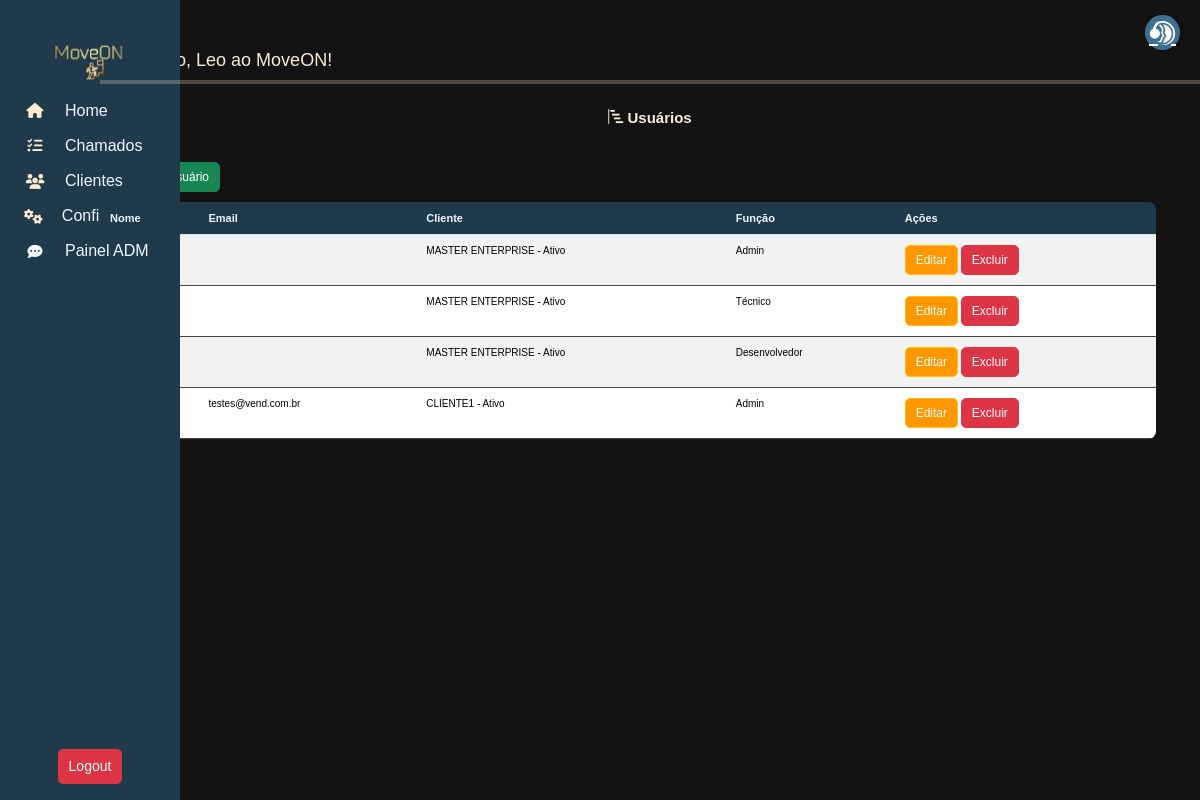
Screenshot of /move/users/list (signed in) with the database file from the repository.
### move_on/models.py (models this page shows, shortened)
class User(AbstractUser):
    client = models.ForeignKey(Profile, on_delete=models.CASCADE, related_name="users", null=True, blank=True, db_column='client')
    role = models.ForeignKey(Role, on_delete=models.SET_NULL, null=True, blank=True, db_column='role')
    groups = models.ManyToManyField(
        'auth.Group',
        related_name='move_on_users',
        blank=True
    )
    user_permissions = models.ManyToManyField(
        'auth.Permission',
        related_name='move_on_users',
        blank=True
    )
    class Meta:
        db_table = "users"

class Profile(models.Model):
    name = models.CharField("Nome da Empresa", max_length=150)
    document = models.CharField("CPF/CNPJ", max_length=18, unique=True)
    email = models.EmailField("E-mail", unique=True)
    phone = models.CharField("Telefone", max_length=20, blank=True, null=True)
    active = models.BooleanField("Ativo?", default=True)
    created_at = models.DateTimeField("Criado em", auto_now_add=True)
    class Meta:
        db_table = "profiles"
    def __str__(self):
        return f"{self.name} - {'Ativo' if self.active else 'Inativo'}"

class Role(models.Model):
    name = models.CharField("Nome do Papel", max_length=50, unique=True)
    description = models.TextField("Descrição", blank=True, null=True)
    class Meta:
        db_table = "roles"
    def __str__(self):
        return self.name

### move_on/views.py (the view)
# urls.py: path("users/list", UserListView.as_view(), name="user_list"),
class UserListView(LoginRequiredMixin, ListView):
    model = User
    template_name = "User/user_list.html"
    context_object_name = "users"

### move_on/templates/User/user_list.html (shortened to what this page needs)
{% extends "Menu/menu.html" %}
{% block content %}
<link rel="stylesheet" href="https://cdn.jsdelivr.net/npm/bootstrap-icons/font/bootstrap-icons.css" />
<h4 style="margin: 25px; text-align: center">
  <i class="bi bi-bar-chart-steps"></i> Usuários
</h4>
<a href="{% url 'user_form' %}" class="btn btn-success" style="margin: 10px">
   Novo Usuário
</a>
<div class="table-responsive">
  <table class="table table-sm table-striped" id="ticketTable">
    <thead class="text-center">
      <tr>
        <th>Nome</th>
        <th>Email</th>
        <th>Cliente</th>
        <th>Função</th>
        <th>Ações</th>
      </tr>
    </thead>
    <tbody>
      {% for user in users %}
      <tr>
        <td>{{ user.username }}</td>
        <td>{{ user.email }}</td>
        <td>{{ user.client }}</td>
        <td>{{ user.role }}</td>
        <td>
          <a href="{% url 'user_update' user.id %}" class="btn btn-sm btn-warning">Editar</a>
          <a href="{% url 'user_delete' user.id %}" class="btn btn-sm btn-danger">Excluir</a>
        </td>
      </tr>
      {% empty %}
      <tr>
        <td colspan="5" class="text-center">Nenhuma Equipe encontrada.</td>
      </tr>
      {% endfor %}
    </tbody>
  </table>
</div>
<link rel="stylesheet" href="https://code.jquery.com/ui/1.12.1/themes/smoothness/jquery-ui.css">
{% endblock %}

### move_on/templates/Menu/menu.html (shortened to what this page needs)
{% load static %}
<head>
  <link href="https://cdn.jsdelivr.net/npm/bootstrap@5.3.3/dist/css/bootstrap.min.css" rel="stylesheet" />
  <link rel="stylesheet" href="https://cdnjs.cloudflare.com/ajax/libs/font-awesome/6.5.1/css/all.min.css" />
  <link rel="stylesheet" href="{% static 'css/styles.css' %}" />
</head>
<body>
  <nav class="sidebar">
    <h6> <img src="{% static 'image/moveon.png' %}" style="width: 100px; height:50px;"></h6>
    {% if user.is_authenticated %}
    <a href="/" data-bs-toggle="tooltip" data-bs-placement="right" title="Home">
      <i class="fas fa-home"></i> <span>Home</span>
    </a>
    <a href="{% url 'ticket_list' %}" data-bs-toggle="tooltip" data-bs-placement="right" title="Chamados">
      <i class="fas fa-tasks"></i> <span>Chamados</span>
    </a>
    <a href="{%url 'profile_list'%}" data-bs-toggle="tooltip" data-bs-placement="right" title="Clientes">
      <i class="fas fa-users"></i> <span>Clientes</span>
    </a>
    <a href="{% url 'params' %}" data-bs-toggle="tooltip" data-bs-placement="right" title="Configurações">
      <i class="fas fa-cogs"></i> <span>Configurações</span>
    </a>
    <a href="{% url 'chat_admin_panel' %}" data-bs-toggle="tooltip" data-bs-placement="right" title="Painel">
      <i class="fa-solid fa-comment-dots"></i><span>Painel ADM</span>
    </a>
    <form method="POST" action="{% url 'logout' %}">
      <button type="submit" class="btn btn-danger-2 w-100">Logout</button>
    </form>
    {% else %}
    <p>Necessário estar logado</p>
    {% endif %}
  </nav>
  <div class="content">
    <h3>
      {% block title %}Bem-vindo, {{ user.username }} ao MoveON!{% endblock %}
    </h3>
    <div class="bar-tab-color-preview">
      <hr style="border: none; height: 4px; background-color:blanchedalmond; margin: 0;">
    </div>
    {% block content %}{% endblock %}
  </div>
  <a href="{% url 'ticket_form' %}" class="support-btn" data-bs-toggle="tooltip" data-bs-placement="left"
    title="Novo Chamado">
    <i class="fa-brands fa-teamspeak"></i>
  </a>
</body>
</html>

### move_on/static/css/styles.css (style rules this page uses)
body { background-color: rgb(19, 19, 19); }
* { font-family: Verdana, Geneva, Tahoma, sans-serif; }
.sidebar { width: 60px; height: 100vh; background: #1e3a4b; position: fixed; top: 0; left: 0; display: flex; flex-direction: column; align-items: center; padding-top: 35px; transition: width 0.5s ease; }
h4, h6 { color: antiquewhite; font-weight: bolder; font-size: 15px; }
h3 { color: antiquewhite; font-size: 18px; }
.sidebar a { text-decoration: none; color: aliceblue; display: flex; align-items: center; gap: 10px; padding: 15px; width: 100%; white-space: nowrap; overflow: hidden; }
.sidebar a i { font-size: 15px; width: 40px; text-align: center; }
.sidebar a span { display: none; }
.content { margin-left: 100px; margin-top: 50px; }
.fa-home { color: blanchedalmond; }
.fa-tasks { color: blanchedalmond; }
.fa-users { color: blanchedalmond; }
.fa-cogs { color: blanchedalmond; }
.support-btn { position: fixed; top: 15px; right: 20px; background: #3d7090; color: white; border-radius: 50%; width: 35px; height: 35px; display: flex; align-items: center; justify-content: center; font-size: 1.5rem; box-shadow: 2px 2px 10px rgba(0, 0, 0, 0.2); transition: transform 0.2s ease-in-out; z-index: 1000; }
.table { width: 96%; border-collapse: collapse; background-color: #1e3a4b; border-radius: 8px; overflow: hidden; padding: 25px; }
.table th { background-color: #1e3a4b; color: aliceblue; padding: 10px; text-align: left; font-size: 11px; }
.table td { padding: 10px; border-bottom: 1px solid #444; font-size: 10px; }
.table tbody tr:nth-child(even) { background-color: #1e3a4b; }
.btn { padding: 5px 10px; font-size: 12px; border-radius: 5px; }
.btn-warning { background-color: #ff9800; color: white; }
.btn-danger-2 { background-color: #dc3545; color: white; padding: 10px 20px; border-radius: 5px; margin-top: 50vh; }
@media (min-width: 820px) { .btn-danger-2 { margin-top: 60vh; font-size: 14px; padding: 6px 10px; } }

### rows the page displays
User: username "Leo", client "MASTER ENTERPRISE - Ativo", role "Admin"
User: client "MASTER ENTERPRISE - Ativo", role "Técnico"
User: client "MASTER ENTERPRISE - Ativo", role "Desenvolvedor"
User: email "testes@vend.com.br", client "CLIENTE1 - Ativo", role "Admin"
